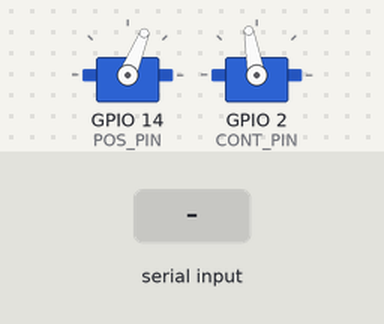
Bench run of a sketch on a simulated ESP32. Shown: 2 × servo. The inputs (shaded band) are chosen by the test bench. What the sketch prints to the serial monitor is not drawn.

Above: at 1.2 s.
1.3 s: "cspeed 1\n" received over Serial
At 1.63 s:
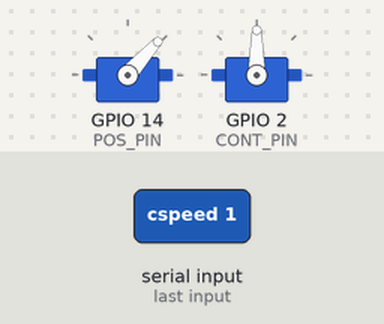
4.3 s: "cpulse\n" received over Serial
At 4.64 s:
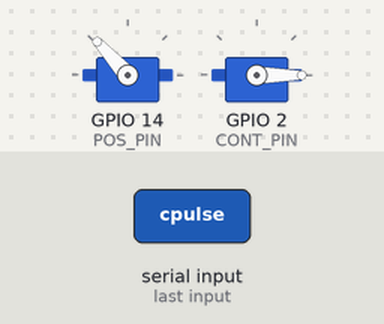
7.3 s: "cspeed 150\n" received over Serial
At 7.64 s:
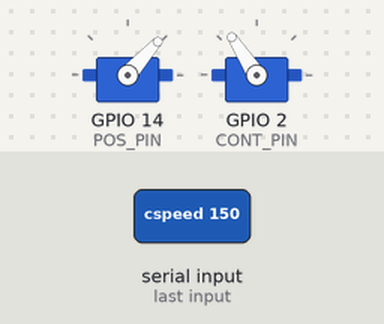
10.3 s: "cneutral 1\n" received over Serial
At 10.64 s:
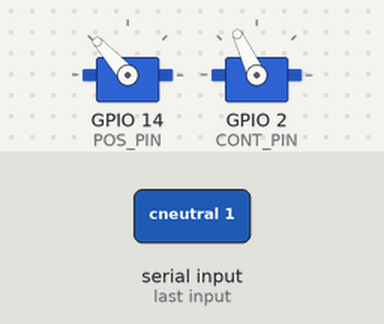
Timing chart, 0 to 14.3 s (numbered marks = the images above; inputs shaded):
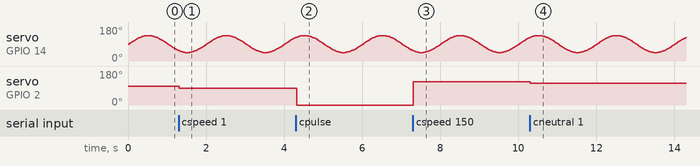

The sketch:

vero_3_body_probelm.ino
```cpp
#include <Arduino.h>
#include <ESP32Servo.h>
#include <math.h>   // for fmax, fmod, fabs

#define SERIAL_BAUD 115200

// --- Pins ---
static const int POS_PIN  = 14;   // positional servo signal (GPIO14)
static const int CONT_PIN = 2;   // continuous servo signal (GPIO13)

// --- Servo freq ---
static const int SERVO_FREQ_HZ = 50;

// --- Positional pulse range (tunable at runtime via 'posrange') ---
int posMinUs = 1000;
int posMaxUs = 2000;

// --- Continuous neutral/range (tunable via 'cneutral'/'crange') ---
int contNeutralUs = 1500; // stop
int contRangeUs   = 400;  // full speed at 1500 ± range
int contPct       = 33;    // -100..100 current command

// --- Follow/orbit oscillator for positional servo ---
bool   followEnabled   = true;    // 'follow on/off'
double freqHz          = 0.5;     // 'freq <Hz>'     (circle/rps)
double ampDeg          = 45.0;    // 'amp <deg>'     (± around offset)
double offsetDeg       = 90.0;    // 'offset <deg>'  (center angle)
double phaseDeg        = 0.0;     // 'phase <deg>'   (lead/lag vs spinner)
double slewDegPerSec   = 360.0;   // 'slew <deg/s>'  (0 = unlimited)
double posAngleNowDeg  = 90.0;    // tracked output angle

// --- Timing state ---
uint64_t lastUpdateUs  = 0;
double   phiRad        = 0.0;     // running oscillator phase

// --- Safety (optional stop for the 360) ---
static const uint32_t CONT_IDLE_TIMEOUT_MS = 0; // set >0 if you want auto-stop
uint32_t lastCmdMs = 0;

Servo servoPos, servoCont;

// ---------------- Serial line editor (CR, LF, CRLF, backspace) --------------
String inBuf;
bool readCommand(String &out) {
  while (Serial.available()) {
    char c = (char)Serial.read();
    if (c == '\r' || c == '\n') {
      if (c == '\r' && Serial.peek() == '\n') Serial.read();
      out = inBuf; inBuf = ""; return true;
    }
    if (c == 0x08 || c == 0x7F) { if (inBuf.length()) { inBuf.remove(inBuf.length()-1); Serial.print("\b \b"); } }
    else if (isPrintable(c)) { inBuf += c; Serial.print(c); }
  }
  return false;
}
void prompt() { Serial.print("\r\n> "); }

// ---------------- Helpers ----------------------------------------------------
int clampi(int v, int lo, int hi){ return v<lo?lo:(v>hi?hi:v); }
double clampd(double v, double lo, double hi){ return v<lo?lo:(v>hi?hi:v); }

int angleToUs(double deg) {
  deg = clampd(deg, 0.0, 180.0);
  return map((int)round(deg), 0, 180, posMinUs, posMaxUs);
}

void writePositionalAngle(double deg) {
  deg = clampd(deg, 0.0, 180.0);
  posAngleNowDeg = deg;
  servoPos.writeMicroseconds(angleToUs(deg));
}

void setContPct(int pct) {
  contPct = clampi(pct, -100, 100);
  int us = contNeutralUs + (contPct * contRangeUs) / 100;
  servoCont.writeMicroseconds(us);
}

void attachPos() {
  servoPos.detach();
  servoPos.setPeriodHertz(SERVO_FREQ_HZ);
  bool ok = servoPos.attach(POS_PIN, posMinUs, posMaxUs);
  Serial.printf("\r\n[attach POS] pin=%d range=%d..%d -> %s", POS_PIN, posMinUs, posMaxUs, ok?"OK":"FAIL");
}

void attachCont() {
  servoCont.detach();
  servoCont.setPeriodHertz(SERVO_FREQ_HZ);
  bool ok = servoCont.attach(CONT_PIN, 400, 2600); // wide for raw pulses/speed
  Serial.printf("\r\n[attach CONT] pin=%d range=400..2600 -> %s", CONT_PIN, ok?"OK":"FAIL");
}

void printHelp() {
  Serial.println(F("\r\nCommands:"));
  Serial.println(F("  help                    - show this help"));
  Serial.println(F("  status                  - print current settings"));
  Serial.println(F("  --- continuous (GPIO13) ---"));
  Serial.println(F("  cspeed <-100..100>      - set speed percent"));
  Serial.println(F("  cneutral <us>           - set stop pulse (e.g., 1500..1520)"));
  Serial.println(F("  crange <us>             - set speed range (e.g., 300..600)"));
  Serial.println(F("  cpulse <us>             - raw pulse to continuous servo"));
  Serial.println(F("  --- positional (GPIO14) ---"));
  Serial.println(F("  posrange <min> <max>    - set pulse range and re-attach"));
  Serial.println(F("  posangle <0..180>       - manual angle (disables follow)"));
  Serial.println(F("  poscenter               - go to 90 deg"));
  Serial.println(F("  pspulse <us>            - raw pulse to positional servo"));
  Serial.println(F("  --- follow/orbit generator ---"));
  Serial.println(F("  follow on|off           - enable/disable sine tracking"));
  Serial.println(F("  freq <Hz>               - cycles per second (0.01..5)"));
  Serial.println(F("  amp <deg>               - amplitude around offset"));
  Serial.println(F("  offset <deg>            - center angle"));
  Serial.println(F("  phase <deg>             - phase lead (+) / lag (-)"));
  Serial.println(F("  slew <deg_per_s>        - limit rate (0 = unlimited)"));
  Serial.println(F("  sync                    - reset phase now (line up visually)"));
  Serial.println(F("  ampcalc <Rmm> <Lmm>     - est. amplitude ≈ asin(R/L) in degrees"));
}

void printStatus() {
  Serial.printf("\r\n[STATUS]");
  Serial.printf("\r\n POS pin=%d range=%d..%d us angle=%.1f°", POS_PIN, posMinUs, posMaxUs, posAngleNowDeg);
  Serial.printf("\r\n CONT pin=%d neutral=%d us range=%d us speed=%d%%", CONT_PIN, contNeutralUs, contRangeUs, contPct);
  Serial.printf("\r\n FOLLOW=%s freq=%.3f Hz amp=%.1f° offset=%.1f° phase=%.1f° slew=%.1f°/s",
                followEnabled?"ON":"OFF", freqHz, ampDeg, offsetDeg, phaseDeg, slewDegPerSec);
  Serial.println();
}

// ---------------- Command handling ------------------------------------------
void handleLine(String line) {
  line.trim(); if (!line.length()) return;
  lastCmdMs = millis();

  // tokenize
  line.toLowerCase();
  int sp = line.indexOf(' ');
  String cmd = (sp==-1)? line : line.substring(0, sp);
  String arg = (sp==-1)? ""   : line.substring(sp+1); arg.trim();

  if (cmd=="help"||cmd=="?") { printHelp(); }
  else if (cmd=="status")    { printStatus(); }

  // continuous
  else if (cmd=="cspeed")    { setContPct(arg.toInt()); Serial.printf("\r\ncspeed=%d%%", contPct); }
  else if (cmd=="cneutral")  { contNeutralUs = clampi(arg.toInt(), 1400, 1600); Serial.printf("\r\ncneutral=%d", contNeutralUs); setContPct(contPct); }
  else if (cmd=="crange")    { contRangeUs   = clampi(arg.toInt(), 100, 700);  Serial.printf("\r\ncrange=%d", contRangeUs); setContPct(contPct); }
  else if (cmd=="cpulse")    { int us = clampi(arg.toInt(), 400, 2600); servoCont.writeMicroseconds(us); Serial.printf("\r\ncpulse=%d", us); }

  // positional
  else if (cmd=="posrange")  {
    int s2 = arg.indexOf(' ');
    if (s2==-1) { Serial.println(F("\r\nUsage: posrange <min_us> <max_us>")); }
    else {
      int mn = clampi(arg.substring(0,s2).toInt(), 400, 2400);
      int mx = clampi(arg.substring(s2+1).toInt(), mn+100, 2600);
      posMinUs = mn; posMaxUs = mx; attachPos();
    }
  }
  else if (cmd=="posangle")  {
    followEnabled = false;
    writePositionalAngle(clampd((double)arg.toFloat(), 0.0, 180.0));  // FIX: clampd (double)
    Serial.print(F("\r\nfollow=OFF"));
  }
  else if (cmd=="poscenter") { followEnabled = false; writePositionalAngle(90.0); Serial.print(F("\r\nfollow=OFF")); }
  else if (cmd=="pspulse")   { int us = clampi(arg.toInt(), 400, 2600); servoPos.writeMicroseconds(us); Serial.printf("\r\npspulse=%d", us); followEnabled=false; }

  // follow/orbit
  else if (cmd=="follow")    { followEnabled = (arg=="on"||arg=="1"||arg=="true"); Serial.printf("\r\nfollow=%s", followEnabled?"ON":"OFF"); }
  else if (cmd=="freq")      { freqHz = clampd((double)arg.toFloat(), 0.01, 5.0); Serial.printf("\r\nfreq=%.3f Hz", freqHz); }
  else if (cmd=="amp")       { ampDeg = clampd((double)arg.toFloat(), 0.0, 90.0);  Serial.printf("\r\namp=%.1f deg", ampDeg); }
  else if (cmd=="offset")    { offsetDeg = clampd((double)arg.toFloat(), 0.0, 180.0); Serial.printf("\r\noffset=%.1f deg", offsetDeg); }
  else if (cmd=="phase")     { phaseDeg = fmod((double)arg.toFloat(), 360.0); Serial.printf("\r\nphase=%.1f deg", phaseDeg); }
  else if (cmd=="slew")      { slewDegPerSec = clampd((double)arg.toFloat(), 0.0, 2000.0); Serial.printf("\r\nslew=%.1f deg/s", slewDegPerSec); }
  else if (cmd=="sync")      { phiRad = 0.0; Serial.println(F("\r\nsynced phase = 0")); }
  else if (cmd=="ampcalc")   {
    int s2 = arg.indexOf(' ');
    if (s2==-1) { Serial.println(F("\r\nUsage: ampcalc <Rmm> <Lmm>")); }
    else {
      // FIX: use fmax with doubles to avoid std::max(float,double) ambiguity
      double R = fmax(1.0, (double)arg.substring(0,s2).toFloat());
      double L = fmax(1.0, (double)arg.substring(s2+1).toFloat());
      double ratio = R / L;
      if (ratio > 1.0) ratio = 1.0;
      double deg = (180.0/M_PI)*asin(ratio);
      Serial.printf("\r\namp ≈ %.1f deg   (for radius=%.1f mm, horn=%.1f mm)", deg, R, L);
    }
  }

  else { Serial.println(F("\r\nUnknown. Type 'help'.")); }
}

void setup() {
  Serial.begin(SERIAL_BAUD);
  uint32_t t0 = millis(); while (!Serial && (millis()-t0<3000)) { delay(10); }

  // PWM timers (ESP32)
  ESP32PWM::allocateTimer(0);
  ESP32PWM::allocateTimer(1);
  ESP32PWM::allocateTimer(2);
  ESP32PWM::allocateTimer(3);

  attachPos();
  attachCont();

  Serial.println(F("\r\nDual-Servo Orbit Follower"));
  Serial.printf("POS GPIO=%d | CONT GPIO=%d | Baud=%d\r\n", POS_PIN, CONT_PIN, SERIAL_BAUD);
  Serial.println(F("Type 'help' for commands. Start with 'cspeed', then match 'freq', 'amp', 'phase'."));
  writePositionalAngle(offsetDeg);
  setContPct(30);
  lastUpdateUs = micros();
  prompt();
}

void loop() {
  // --- Commands
  String line;
  if (readCommand(line)) { handleLine(line); prompt(); }

  // --- Auto-stop for continuous (optional)
  if (CONT_IDLE_TIMEOUT_MS>0 && (millis()-lastCmdMs > CONT_IDLE_TIMEOUT_MS) && contPct!=0) {
    setContPct(0);
    Serial.println(F("\r\n[safety] idle -> continuous STOP"));
    prompt();
  }

  // --- Follow/orbit update
  uint64_t nowUs = micros();
  double dt = (nowUs - lastUpdateUs) / 1e6;
  if (dt < 0) dt = 0;
  lastUpdateUs = nowUs;

  if (followEnabled) {
    // advance oscillator
    double phaseOffsetRad = phaseDeg * (M_PI/180.0);
    phiRad += (2.0 * M_PI) * freqHz * dt;
    if (phiRad > 1e6) phiRad = fmod(phiRad, 2.0*M_PI);

    double targetDeg = offsetDeg + ampDeg * sin(phiRad + phaseOffsetRad);

    // optional slew limiting
    double stepMax = (slewDegPerSec <= 0.0) ? 1e9 : (slewDegPerSec * dt);
    double delta = targetDeg - posAngleNowDeg;
    if (fabs(delta) > stepMax) delta = (delta > 0) ? stepMax : -stepMax;

    writePositionalAngle(posAngleNowDeg + delta);
  }

  delay(5);
}
```

Measured:
- after the input at 1.3 s, servo on GPIO 2 (CONT_PIN): 100° → 90° at once
- after the input at 4.3 s, servo on GPIO 2 (CONT_PIN): 90° → 0° at once
- after the input at 7.3 s, servo on GPIO 2 (CONT_PIN): 0° → 123° at once
- after the input at 10.3 s, servo on GPIO 2 (CONT_PIN): 123° → 115° at once
